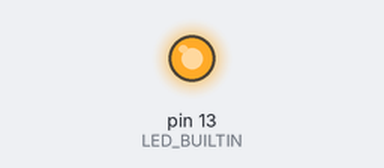
Bench run of a sketch on a simulated Arduino Uno, built with avr-gcc and run on an emulated ATmega328P. Shown: output pins drawn as LEDs (lit = HIGH).

Above: at 0.15 s.
At 17.4 s:
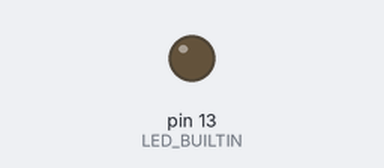
Timing chart, 0 to 19.9 s (numbered marks = the images above):
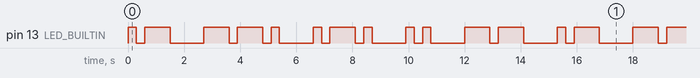

The sketch:

BlinkName.ino
```cpp
String Name, Code;

void setup()
{
  pinMode(LED_BUILTIN, OUTPUT);
}

void loop()
{
  /* Name = Serial.readString(); */
  // can be used to make to take the input from user rather than hard coding it.

  Name = "Agrim";
  Name.toUpperCase();
  Morse_blinker(Name);

  if (Name != "")
    Serial.println(Name + " = " + Code);
  Code = "";
}

void Morse_blinker(String Name)
{
  for (int i = 0; i < Name.length(); i++)
  {
    switch (Name[i])
    {
      case 'A':
        dot();
        dash();
        break;

      case 'B':
        dash();
        dot();
        dot();
        dot();
        break;

      case 'C':
        dash();
        dot();
        dash();
        dot();
        break;

      case 'D':
        dash();
        dot();
        dot();
        break;

      case 'E':
        dot();
        break;

      case 'F':
        dot();
        dot();
        dash();
        dot();
        break;

      case 'G':
        dash();
        dash();
        dot();
        break;

      case 'H':
        dot();
        dot();
        dot();
        dot();
        break;

      case 'I':
        dot();
        dot();
        break;

      case 'J':
        dot();
        dash();
        dash();
        dash();
        break;

      case 'K':
        dash();
        dot();
        dash();
        break;

      case 'L':
        dot();
        dash();
        dot();
        dot();
        break;

      case 'M':
        dash();
        dash();
        break;

      case 'N':
        dot();
        dash();
        break;

      case 'O':
        dash();
        dash();
        dash();
        break;

      case 'P':
        dot();
        dash();
        dash();
        dot();
        break;

      case 'Q':
        dash();
        dash();
        dot();
        dash();
        break;

      case 'R':
        dot();
        dash();
        dot();
        break;

      case 'S':
        dot();
        dot();
        dot();
        break;

      case 'T':
        dash();
        break;

      case 'U':
        dot();
        dot();
        dash();
        break;

      case 'V':
        dot();
        dot();
        dot();
        dash();
        break;

      case 'W':
        dot();
        dash();
        dash();
        break;

      case 'X':
        dash();
        dot();
        dot();
        dash();
        break;

      case 'Y':
        dash();
        dot();
        dash();
        dash();
        break;

      case 'Z':
        dash();
        dash();
        dot();
        dot();
        break;

      default:
        break;
    }
    delay(900);
    Code += " ";
  }
}

void dot()
{
  digitalWrite(LED_BUILTIN, HIGH);
  delay(300);
  digitalWrite(LED_BUILTIN, LOW);
  delay(300);
  Code += ".";
}

void dash()
{
  digitalWrite(LED_BUILTIN, HIGH);
  delay(900);
  digitalWrite(LED_BUILTIN, LOW);
  delay(300);
  Code += "-";
}
```

Measured:
- by itself, pin 13 (LED_BUILTIN): moves between LOW and HIGH, repeating every 15.3 s
- by itself, everything shown: repeats every 15.3 s, in 24 steps
